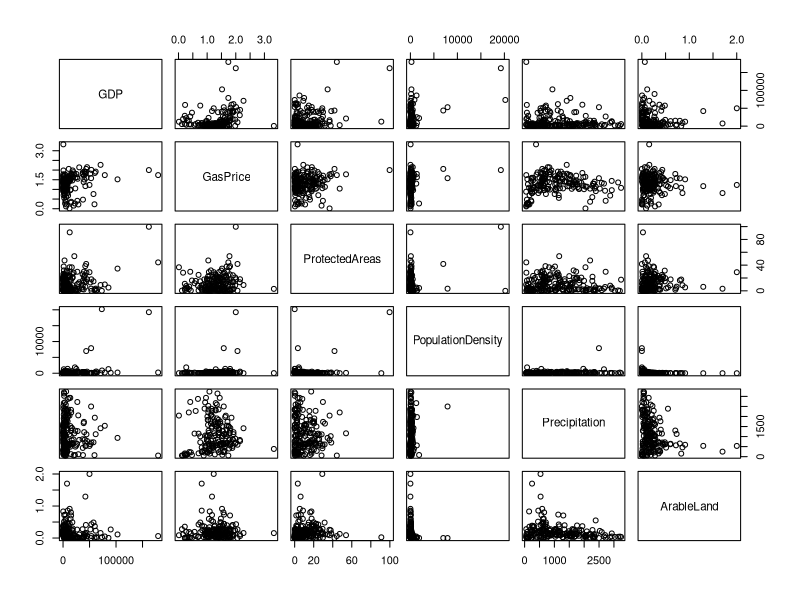
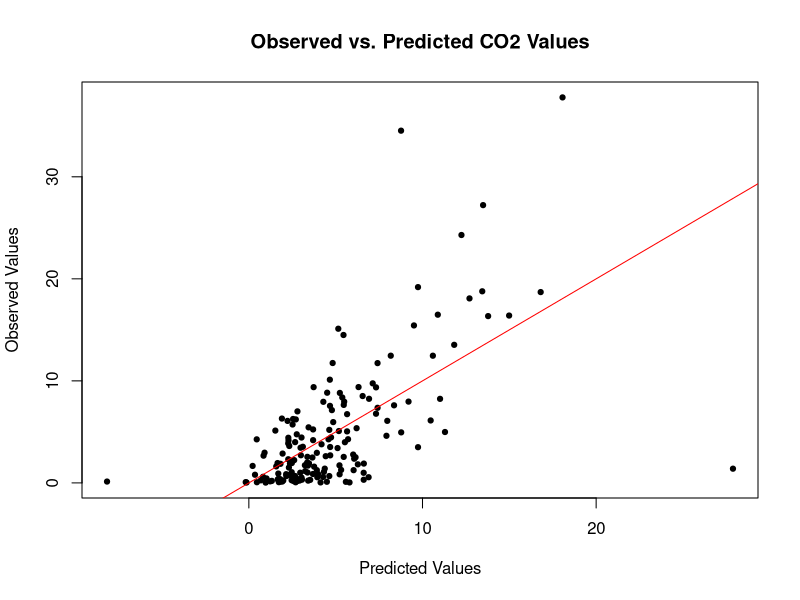
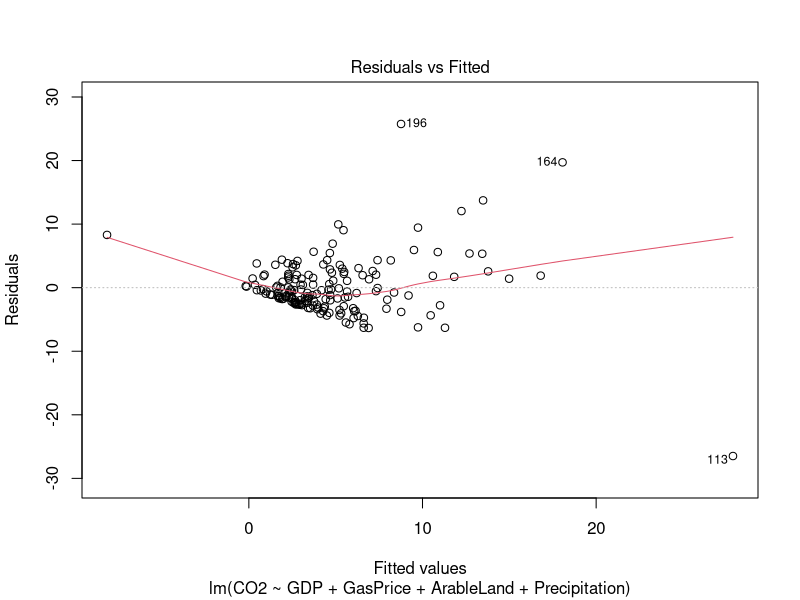
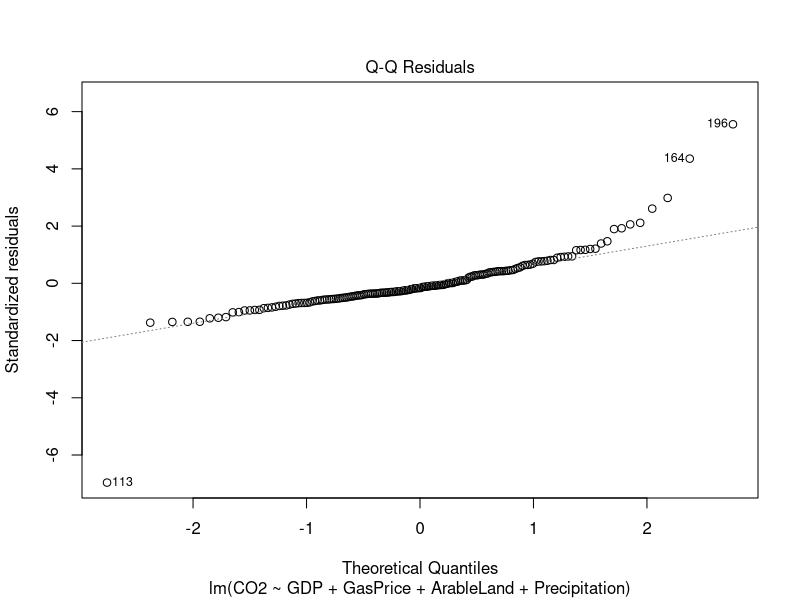
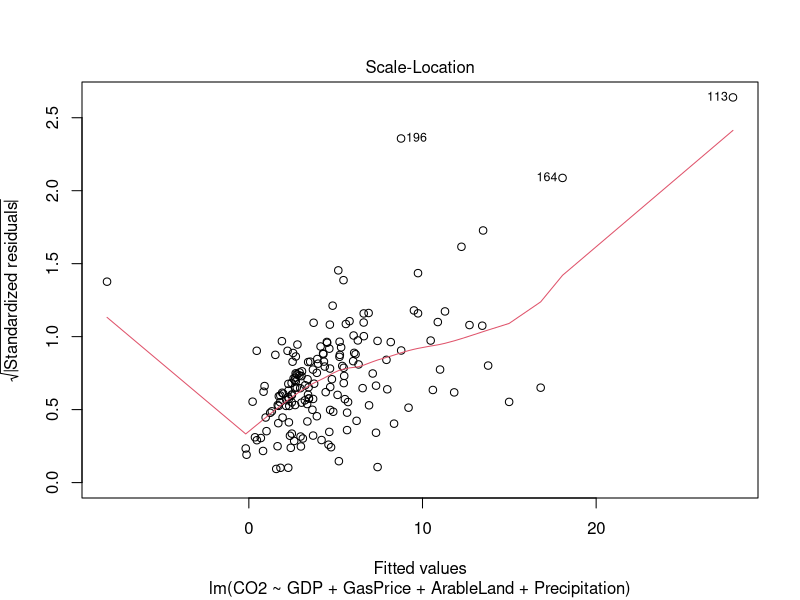
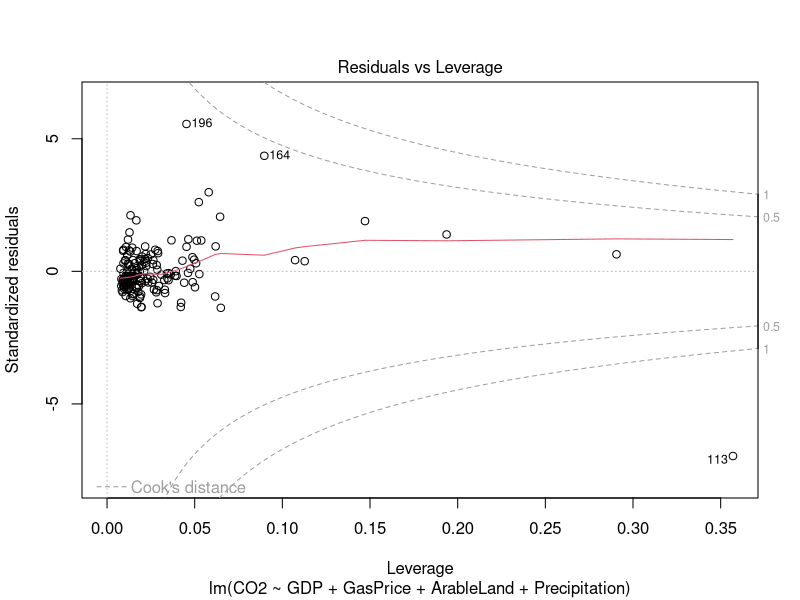
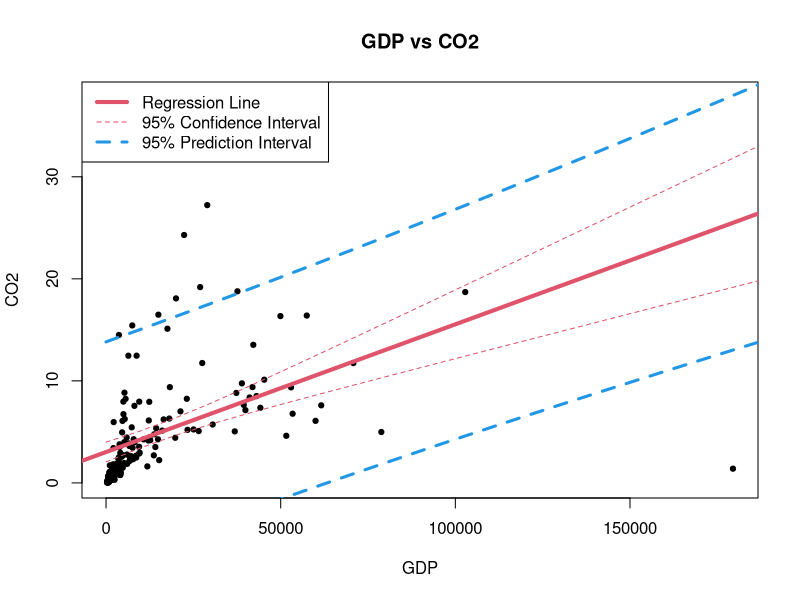
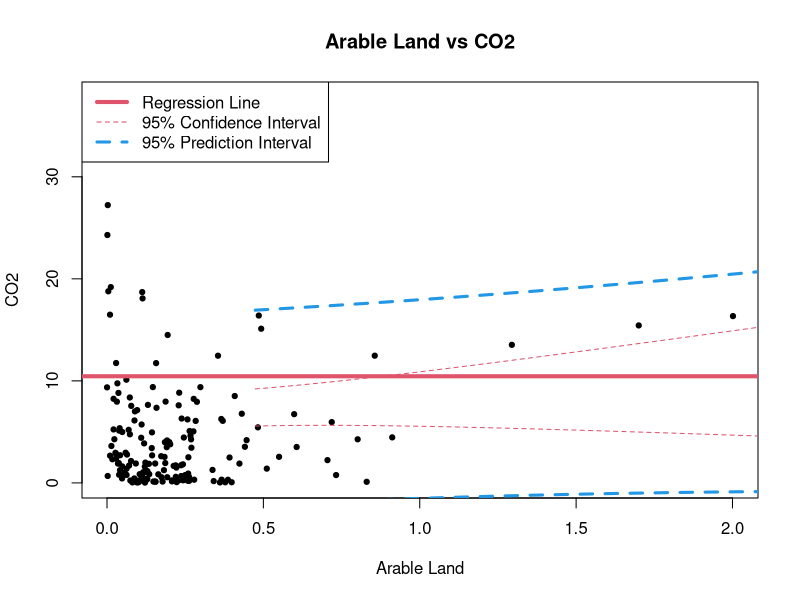

Recreate these plots in R, in order.
## ---- chunk 1
knitr::opts_chunk$set(echo = TRUE)
## ---- chunk 2
data <- read.csv("World_Development_Indicators.csv", na.strings = "#N/A")

# Clean Data
new_labels = c("Country.Code","CO2","GDP","GasPrice", "ProtectedAreas", "PopulationDensity",
                 "Precipitation", "ArableLand")
column_names = c("Country.Code","EN.ATM.CO2E.PC", "NY.GDP.PCAP.CD", "EP.PMP.SGAS.CD", "ER.PTD.TOTL.ZS",
                 "EN.POP.DNST", "AG.LND.PRCP.MM", "AG.LND.ARBL.HA.PC")

data <- data[,column_names]
names(data) <- new_labels
## ---- chunk 3
xvariables = c("GDP","GasPrice", "ProtectedAreas", "PopulationDensity",
                 "Precipitation", "ArableLand")
pairs_sub = data[,xvariables]

pairs(pairs_sub)
cor(pairs_sub, use = "pairwise.complete.obs")

data2 = na.omit(data[,c("Country.Code", "CO2", xvariables)])
## ---- chunk 4
## 1 Variable
# From Lab 8
fit_GDP = lm(CO2 ~ GDP, data2)
summary(fit_GDP)
our_aic = AIC(fit_GDP)
print(our_aic)
## ---- chunk 5
## 2 Variables

# Gas Price
fit_GDP_Gas = lm(CO2 ~ GDP + GasPrice,data2)
summary(fit_GDP_Gas)
our_aic = AIC(fit_GDP_Gas)
print(our_aic)

# Protected Areas
fit_GDP_PA = lm(CO2 ~ GDP + ProtectedAreas,data2)
summary(fit_GDP_PA)
our_aic = AIC(fit_GDP_PA)
print(our_aic)

# Population Density
fit_GDP_PD = lm(CO2 ~ GDP + PopulationDensity,data2)
summary(fit_GDP_PD)
our_aic = AIC(fit_GDP_PD)
print(our_aic)

# Precipitation
fit_GDP_Prec = lm(CO2 ~ GDP + Precipitation,data2)
summary(fit_GDP_Prec)
our_aic = AIC(fit_GDP_Prec)
print(our_aic)

# Arable Land
fit_GDP_AL = lm(CO2 ~ GDP + ArableLand,data2)
summary(fit_GDP_AL)
our_aic = AIC(fit_GDP_AL)
print(our_aic)

## ---- chunk 6
## 3 Variables

# GDP, Gas Price, Protected Areas
fit_GDP_Gas_PA = lm(CO2 ~ GDP + GasPrice + ProtectedAreas,data2)
summary(fit_GDP_Gas_PA)
our_aic = AIC(fit_GDP_Gas_PA)
print(our_aic)

# GDP, Gas Price, Population Density
fit_GDP_Gas_PD = lm(CO2 ~ GDP + GasPrice + PopulationDensity,data2)
summary(fit_GDP_Gas_PD)
our_aic = AIC(fit_GDP_Gas_PD)
print(our_aic)

# GDP, Gas Price, Precipitation
fit_GDP_Gas_Prec = lm(CO2 ~ GDP + GasPrice + Precipitation,data2)
summary(fit_GDP_Gas_Prec)
our_aic = AIC(fit_GDP_Gas_Prec)
print(our_aic)

# GDP, Gas Price, Arable Land
fit_GDP_Gas_AL = lm(CO2 ~ GDP + GasPrice + ArableLand,data2)
summary(fit_GDP_Gas_AL)
our_aic = AIC(fit_GDP_Gas_AL)
print(our_aic)

## ---- chunk 7
## 4 Variables

# GDP, Gas Price, Arable Land, Protected Areas
fit_GDP_Gas_AL_PA = lm(CO2 ~ GDP + GasPrice + ArableLand + ProtectedAreas,data2)
summary(fit_GDP_Gas_AL_PA)
our_aic = AIC(fit_GDP_Gas_AL_PA)
print(our_aic)

# GDP, Gas Price, Arable Land, Population Density
fit_GDP_Gas_AL_PD = lm(CO2 ~ GDP + GasPrice + ArableLand + PopulationDensity,data2)
summary(fit_GDP_Gas_AL_PD)
our_aic = AIC(fit_GDP_Gas_AL_PD)
print(our_aic)

# GDP, Gas Price, Arable Land, Precipitation
fit_GDP_Gas_AL_Prec = lm(CO2 ~ GDP + GasPrice + ArableLand + Precipitation,data2)
summary(fit_GDP_Gas_AL_Prec)
our_aic = AIC(fit_GDP_Gas_AL_Prec)
print(our_aic)

## ---- chunk 8
## 5 Variables

# GDP, Gas Price, Arable Land, Precipitation, Protected Areas
fit_GDP_Gas_PD_Prec_PA = lm(CO2 ~ GDP + GasPrice + ArableLand + Precipitation + ProtectedAreas ,data2)
summary(fit_GDP_Gas_PD_Prec_PA)
our_aic = AIC(fit_GDP_Gas_PD_Prec_PA)
print(our_aic)

# GDP, Gas Price, Arable Land, Precipitation, Population Density
fit_GDP_Gas_PD_Prec_PD = lm(CO2 ~ GDP + GasPrice + ArableLand + Precipitation + PopulationDensity,data2)
summary(fit_GDP_Gas_PD_Prec_PD)
our_aic = AIC(fit_GDP_Gas_PD_Prec_PD)
print(our_aic)

## ---- chunk 9
## Best Model

AICtable = data.frame(model = 1:5, AIC = c(AIC(fit_GDP), AIC(fit_GDP_Gas), AIC(fit_GDP_Gas_AL),
                                           AIC(fit_GDP_Gas_AL_Prec), 
                                           AIC(fit_GDP_Gas_PD_Prec_PA)))

AICtable$dAIC = AICtable$AIC - min(AICtable$AIC)

knitr::kable(AICtable)

## ---- chunk 10
# Best Model: fit_GDP_Gas_AL_Prec

## Predicted vs Observed

plot(predict(fit_GDP_Gas_AL_Prec),data2$CO2, pch = 19, cex = 0.7, xlab = "Predicted Values", ylab = "Observed Values", main = "Observed vs. Predicted CO2 Values")

# Add a 1:1 line
abline(a = 0, b = 1, col = "red")

## Diagnostic Plots

plot(fit_GDP_Gas_AL_Prec)

## ---- chunk 11
# Best Model: fit_GDP_Gas_AL_Prec
# Univariate Model: fit_GDP

## Univariate
# CI and PI
Tpred = data.frame(GDP=seq(0,200000, by = 10000))

CI = as.data.frame(predict(fit_GDP,newdata = Tpred,interval="confidence"))
PI = as.data.frame(predict(fit_GDP,newdata = Tpred,interval="prediction")) 

# Graph
plot(data2$GDP,data2$CO2, xlab = "GDP", ylab = "CO2", main = "GDP vs CO2", pch = 19, cex = 0.7)

abline(fit_GDP,col=2,lwd=4)

lines(Tpred$GDP,CI$lwr,col=2,lty=2)
lines(Tpred$GDP,CI$upr,col=2,lty =2)

lines(Tpred$GDP,PI$lwr,col=4,lty=2,lwd=3)
lines(Tpred$GDP,PI$upr,col=4,lty=2,lwd=3)

legend("topleft",
       legend = c("Regression Line", "95% Confidence Interval", "95% Prediction Interval"),
       col = c(2, 2, 4),
       lty = c(1, 2, 2),
       lwd = c(4, 1, 3))

## Multivariate
# CI and PI
country = "DNK"
years = 1:25
r = 0.1 # % per year
AL = data2[data2$Country.Code == country, "ArableLand"]

Tpred1 = data.frame(GDP = rep(data2$GDP[data2$Country.Code == country], 25),
                    GasPrice = rep(data2$GasPrice[data2$Country.Code == country], 25),
                    Precipitation = rep(data2$Precipitation[data2$Country.Code == country], 25),
                    ArableLand = AL*(1+r)^years
)

CI1 = as.data.frame(predict(fit_GDP_Gas_AL_Prec,newdata = Tpred1,interval="confidence"))
PI1 = as.data.frame(predict(fit_GDP_Gas_AL_Prec,newdata = Tpred1,interval="prediction")) 

# Graph
plot(data2$ArableLand,data2$CO2, xlab = "Arable Land", ylab = "CO2", main = "Arable Land vs CO2", pch = 19, cex = 0.7)

abline(fit_GDP_Gas_AL_Prec,col=2,lwd=4)

lines(Tpred1$ArableLand,CI1$lwr,col=2,lty=2)
lines(Tpred1$ArableLand,CI1$upr,col=2,lty =2)

lines(Tpred1$ArableLand,PI1$lwr,col=4,lty=2,lwd=3)
lines(Tpred1$ArableLand,PI1$upr,col=4,lty=2,lwd=3)

legend("topleft",
       legend = c("Regression Line", "95% Confidence Interval", "95% Prediction Interval"),
       col = c(2, 2, 4),
       lty = c(1, 2, 2),
       lwd = c(4, 1, 3))


